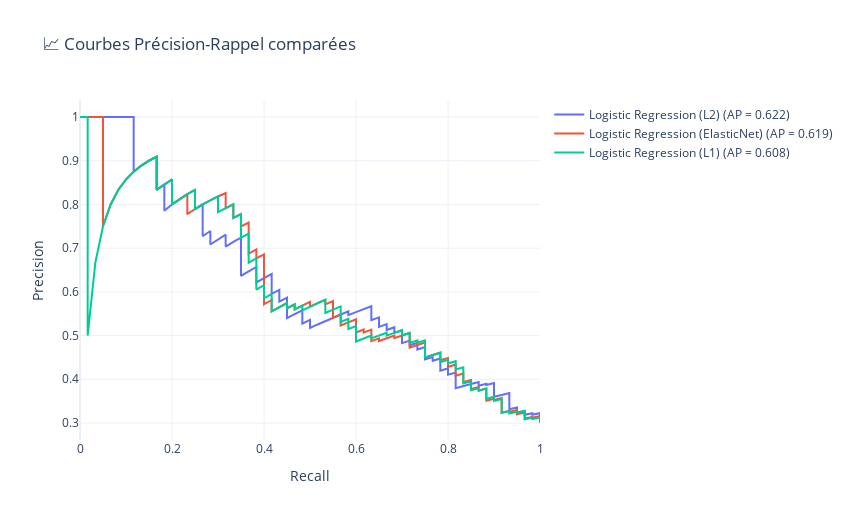

The notebook cell this image was saved under:
### Code cell
# Courbes Recall/Précision
logistic_models.plot_precision_recall_curve_interactive()

### Figure 1 — Plotly figure (JSON) as saved in the notebook; plotly's stock layout.template omitted (floating-point values rounded to 4 significant figures; data arrays with more than 128 entries replaced by an {"elided": "..."} marker saying what was removed)
{"data": [{"hovertemplate": "Recall = %{x:.2f}<br>Précision = %{y:.2f}<extra></extra>", "mode": "lines", "name": "Logistic Regression (L2) (AP = 0.622)", "type": "scatter", "x": {"elided": "201 float values"}, "y": {"elided": "201 float values"}}, {"hovertemplate": "Recall = %{x:.2f}<br>Précision = %{y:.2f}<extra></extra>", "mode": "lines", "name": "Logistic Regression (ElasticNet) (AP = 0.619)", "type": "scatter", "x": {"elided": "201 float values"}, "y": {"elided": "201 float values"}}, {"hovertemplate": "Recall = %{x:.2f}<br>Précision = %{y:.2f}<extra></extra>", "mode": "lines", "name": "Logistic Regression (L1) (AP = 0.608)", "type": "scatter", "x": {"elided": "201 float values"}, "y": {"elided": "201 float values"}}], "layout": {"height": 520, "title": {"text": "📈 Courbes Précision-Rappel comparées"}, "width": 850, "xaxis": {"title": {"text": "Recall"}}, "yaxis": {"title": {"text": "Precision"}}}}
